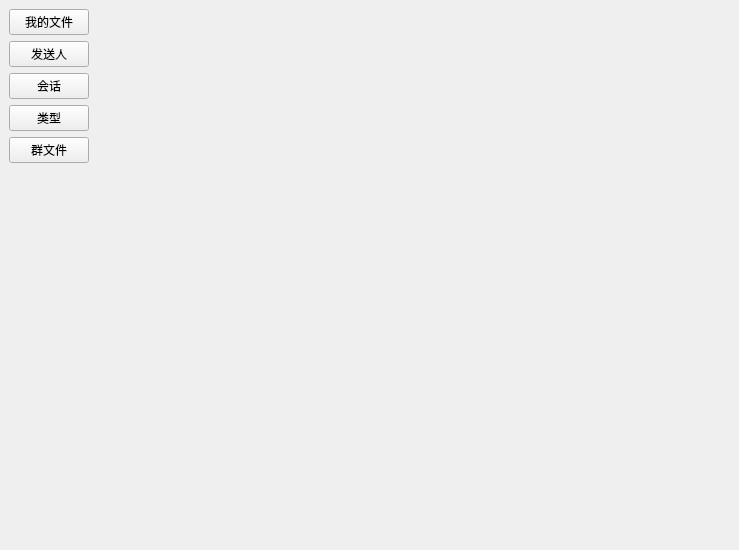
<?xml version="1.0" encoding="UTF-8"?>
<ui version="4.0">
 <class>FilePage</class>
 <widget class="QMainWindow" name="FilePage">
  <property name="geometry">
   <rect>
    <x>0</x>
    <y>0</y>
    <width>739</width>
    <height>550</height>
   </rect>
  </property>
  <property name="windowTitle">
   <string>FilePage</string>
  </property>
  <widget class="QWidget" name="centralwidget">
   <layout class="QHBoxLayout" name="horizontalLayout_2">
    <item>
     <layout class="QVBoxLayout" name="verticalLayout">
      <item>
       <widget class="QPushButton" name="myFile">
        <property name="sizePolicy">
         <sizepolicy hsizetype="Fixed" vsizetype="Fixed">
          <horstretch>0</horstretch>
          <verstretch>0</verstretch>
         </sizepolicy>
        </property>
        <property name="text">
         <string>我的文件</string>
        </property>
       </widget>
      </item>
      <item>
       <widget class="QPushButton" name="sendPeople">
        <property name="sizePolicy">
         <sizepolicy hsizetype="Fixed" vsizetype="Fixed">
          <horstretch>0</horstretch>
          <verstretch>0</verstretch>
         </sizepolicy>
        </property>
        <property name="text">
         <string>发送人</string>
        </property>
       </widget>
      </item>
      <item>
       <widget class="QPushButton" name="session">
        <property name="sizePolicy">
         <sizepolicy hsizetype="Fixed" vsizetype="Fixed">
          <horstretch>0</horstretch>
          <verstretch>0</verstretch>
         </sizepolicy>
        </property>
        <property name="text">
         <string>会话</string>
        </property>
       </widget>
      </item>
      <item>
       <widget class="QPushButton" name="type">
        <property name="sizePolicy">
         <sizepolicy hsizetype="Fixed" vsizetype="Fixed">
          <horstretch>0</horstretch>
          <verstretch>0</verstretch>
         </sizepolicy>
        </property>
        <property name="text">
         <string>类型</string>
        </property>
       </widget>
      </item>
      <item>
       <widget class="QPushButton" name="pushButton_5">
        <property name="sizePolicy">
         <sizepolicy hsizetype="Fixed" vsizetype="Fixed">
          <horstretch>0</horstretch>
          <verstretch>0</verstretch>
         </sizepolicy>
        </property>
        <property name="text">
         <string>群文件</string>
        </property>
       </widget>
      </item>
      <item>
       <spacer name="verticalSpacer">
        <property name="orientation">
         <enum>Qt::Vertical</enum>
        </property>
        <property name="sizeHint" stdset="0">
         <size>
          <width>20</width>
          <height>40</height>
         </size>
        </property>
       </spacer>
      </item>
     </layout>
    </item>
    <item>
     <layout class="QHBoxLayout" name="horizontalLayout">
      <item>
       <spacer name="horizontalSpacer">
        <property name="orientation">
         <enum>Qt::Horizontal</enum>
        </property>
        <property name="sizeType">
         <enum>QSizePolicy::MinimumExpanding</enum>
        </property>
        <property name="sizeHint" stdset="0">
         <size>
          <width>40</width>
          <height>20</height>
         </size>
        </property>
       </spacer>
      </item>
     </layout>
    </item>
   </layout>
  </widget>
 </widget>
 <resources/>
 <connections/>
</ui>
